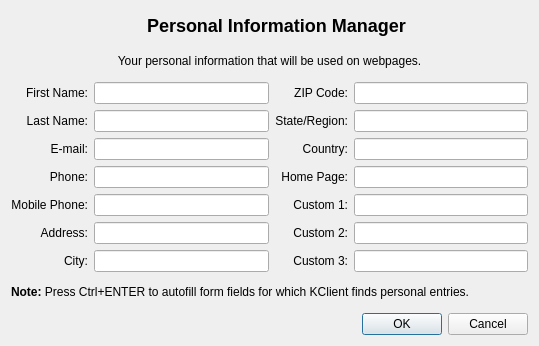
<?xml version="1.0" encoding="UTF-8"?>
<ui version="4.0">
 <class>PIM_Settings</class>
 <widget class="QDialog" name="PIM_Settings">
  <property name="geometry">
   <rect>
    <x>0</x>
    <y>0</y>
    <width>539</width>
    <height>346</height>
   </rect>
  </property>
  <property name="windowTitle">
   <string>PIM Settings</string>
  </property>
  <layout class="QVBoxLayout" name="verticalLayout">
   <item>
    <layout class="QHBoxLayout" name="horizontalLayout">
     <item>
      <spacer name="horizontalSpacer">
       <property name="orientation">
        <enum>Qt::Horizontal</enum>
       </property>
       <property name="sizeHint" stdset="0">
        <size>
         <width>40</width>
         <height>20</height>
        </size>
       </property>
      </spacer>
     </item>
     <item>
      <widget class="QLabel" name="label_2">
       <property name="pixmap">
        <pixmap resource="PIM_res.qrc">:/PIM/data/PIM.png</pixmap>
       </property>
      </widget>
     </item>
     <item>
      <widget class="QLabel" name="label">
       <property name="text">
        <string>&lt;h2&gt;Personal Information Manager&lt;/h2&gt;</string>
       </property>
      </widget>
     </item>
     <item>
      <spacer name="horizontalSpacer_2">
       <property name="orientation">
        <enum>Qt::Horizontal</enum>
       </property>
       <property name="sizeHint" stdset="0">
        <size>
         <width>40</width>
         <height>20</height>
        </size>
       </property>
      </spacer>
     </item>
    </layout>
   </item>
   <item>
    <widget class="QLabel" name="label_tip">
     <property name="text">
      <string>Your personal information that will be used on webpages.</string>
     </property>
     <property name="alignment">
      <set>Qt::AlignCenter</set>
     </property>
    </widget>
   </item>
   <item>
    <layout class="QGridLayout" name="gridLayout">
     <item row="0" column="0">
      <widget class="QLabel" name="label_firstname">
       <property name="text">
        <string>First Name:</string>
       </property>
       <property name="alignment">
        <set>Qt::AlignRight|Qt::AlignTrailing|Qt::AlignVCenter</set>
       </property>
      </widget>
     </item>
     <item row="0" column="1">
      <widget class="QLineEdit" name="pim_firstname"/>
     </item>
     <item row="1" column="0">
      <widget class="QLabel" name="label_lastname">
       <property name="text">
        <string>Last Name:</string>
       </property>
       <property name="alignment">
        <set>Qt::AlignRight|Qt::AlignTrailing|Qt::AlignVCenter</set>
       </property>
      </widget>
     </item>
     <item row="1" column="1">
      <widget class="QLineEdit" name="pim_lastname"/>
     </item>
     <item row="2" column="0">
      <widget class="QLabel" name="label_email">
       <property name="text">
        <string>E-mail:</string>
       </property>
       <property name="alignment">
        <set>Qt::AlignRight|Qt::AlignTrailing|Qt::AlignVCenter</set>
       </property>
      </widget>
     </item>
     <item row="2" column="1">
      <widget class="QLineEdit" name="pim_email"/>
     </item>
     <item row="3" column="0">
      <widget class="QLabel" name="label_phone">
       <property name="text">
        <string>Phone:</string>
       </property>
       <property name="alignment">
        <set>Qt::AlignRight|Qt::AlignTrailing|Qt::AlignVCenter</set>
       </property>
      </widget>
     </item>
     <item row="3" column="1">
      <widget class="QLineEdit" name="pim_phone"/>
     </item>
     <item row="4" column="0">
      <widget class="QLabel" name="label_mobile">
       <property name="text">
        <string>Mobile Phone:</string>
       </property>
       <property name="alignment">
        <set>Qt::AlignRight|Qt::AlignTrailing|Qt::AlignVCenter</set>
       </property>
      </widget>
     </item>
     <item row="4" column="1">
      <widget class="QLineEdit" name="pim_mobile"/>
     </item>
     <item row="5" column="0">
      <widget class="QLabel" name="label_address">
       <property name="text">
        <string>Address:</string>
       </property>
       <property name="alignment">
        <set>Qt::AlignRight|Qt::AlignTrailing|Qt::AlignVCenter</set>
       </property>
      </widget>
     </item>
     <item row="5" column="1">
      <widget class="QLineEdit" name="pim_address"/>
     </item>
     <item row="6" column="0">
      <widget class="QLabel" name="label_city">
       <property name="text">
        <string>City:</string>
       </property>
       <property name="alignment">
        <set>Qt::AlignRight|Qt::AlignTrailing|Qt::AlignVCenter</set>
       </property>
      </widget>
     </item>
     <item row="6" column="1">
      <widget class="QLineEdit" name="pim_city"/>
     </item>
     <item row="0" column="2">
      <widget class="QLabel" name="label_zip">
       <property name="text">
        <string>ZIP Code:</string>
       </property>
       <property name="alignment">
        <set>Qt::AlignRight|Qt::AlignTrailing|Qt::AlignVCenter</set>
       </property>
      </widget>
     </item>
     <item row="0" column="3">
      <widget class="QLineEdit" name="pim_zip"/>
     </item>
     <item row="1" column="2">
      <widget class="QLabel" name="label_state">
       <property name="text">
        <string>State/Region:</string>
       </property>
       <property name="alignment">
        <set>Qt::AlignRight|Qt::AlignTrailing|Qt::AlignVCenter</set>
       </property>
      </widget>
     </item>
     <item row="1" column="3">
      <widget class="QLineEdit" name="pim_state"/>
     </item>
     <item row="2" column="2">
      <widget class="QLabel" name="label_country">
       <property name="text">
        <string>Country:</string>
       </property>
       <property name="alignment">
        <set>Qt::AlignRight|Qt::AlignTrailing|Qt::AlignVCenter</set>
       </property>
      </widget>
     </item>
     <item row="2" column="3">
      <widget class="QLineEdit" name="pim_country"/>
     </item>
     <item row="3" column="2">
      <widget class="QLabel" name="label_homepage">
       <property name="text">
        <string>Home Page:</string>
       </property>
       <property name="alignment">
        <set>Qt::AlignRight|Qt::AlignTrailing|Qt::AlignVCenter</set>
       </property>
      </widget>
     </item>
     <item row="3" column="3">
      <widget class="QLineEdit" name="pim_homepage"/>
     </item>
     <item row="4" column="2">
      <widget class="QLabel" name="label_special1">
       <property name="text">
        <string>Custom 1:</string>
       </property>
       <property name="alignment">
        <set>Qt::AlignRight|Qt::AlignTrailing|Qt::AlignVCenter</set>
       </property>
      </widget>
     </item>
     <item row="4" column="3">
      <widget class="QLineEdit" name="pim_special1"/>
     </item>
     <item row="5" column="2">
      <widget class="QLabel" name="label_special2">
       <property name="text">
        <string>Custom 2:</string>
       </property>
       <property name="alignment">
        <set>Qt::AlignRight|Qt::AlignTrailing|Qt::AlignVCenter</set>
       </property>
      </widget>
     </item>
     <item row="5" column="3">
      <widget class="QLineEdit" name="pim_special2"/>
     </item>
     <item row="6" column="2">
      <widget class="QLabel" name="label_special3">
       <property name="text">
        <string>Custom 3:</string>
       </property>
       <property name="alignment">
        <set>Qt::AlignRight|Qt::AlignTrailing|Qt::AlignVCenter</set>
       </property>
      </widget>
     </item>
     <item row="6" column="3">
      <widget class="QLineEdit" name="pim_special3"/>
     </item>
    </layout>
   </item>
   <item>
    <widget class="QLabel" name="label_note">
     <property name="text">
      <string>&lt;b&gt;Note:&lt;/b&gt; Press Ctrl+ENTER to autofill form fields for which KClient finds personal entries.</string>
     </property>
    </widget>
   </item>
   <item>
    <widget class="QDialogButtonBox" name="buttonBox">
     <property name="orientation">
      <enum>Qt::Horizontal</enum>
     </property>
     <property name="standardButtons">
      <set>QDialogButtonBox::Cancel|QDialogButtonBox::Ok</set>
     </property>
    </widget>
   </item>
  </layout>
 </widget>
 <resources>
  <include location="PIM_res.qrc"/>
 </resources>
 <connections>
  <connection>
   <sender>buttonBox</sender>
   <signal>accepted()</signal>
   <receiver>PIM_Settings</receiver>
   <slot>accept()</slot>
   <hints>
    <hint type="sourcelabel">
     <x>248</x>
     <y>254</y>
    </hint>
    <hint type="destinationlabel">
     <x>157</x>
     <y>274</y>
    </hint>
   </hints>
  </connection>
  <connection>
   <sender>buttonBox</sender>
   <signal>rejected()</signal>
   <receiver>PIM_Settings</receiver>
   <slot>reject()</slot>
   <hints>
    <hint type="sourcelabel">
     <x>316</x>
     <y>260</y>
    </hint>
    <hint type="destinationlabel">
     <x>286</x>
     <y>274</y>
    </hint>
   </hints>
  </connection>
 </connections>
</ui>
